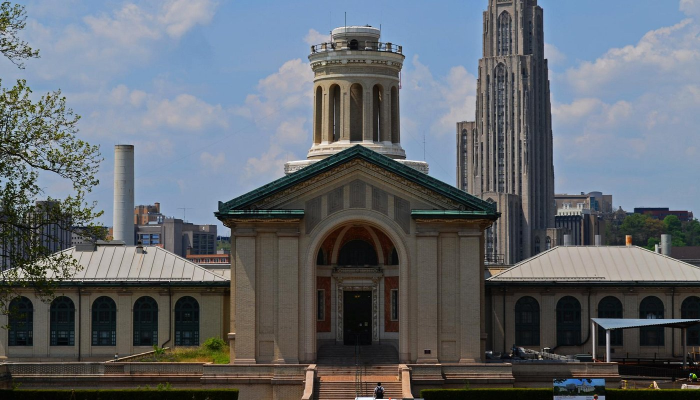
#> input picture Lecture 1/assets/cmu.jpg, 1400 x 800 px (shown at 1/2 size)
$ python image_processing.py
#> lines starting #> are read from the running program, lines starting #| are printed output that depends on the picture
from pathlib import Path

import cv2

BASE_DIR = Path(__file__).resolve().parent
img = cv2.imread(str(BASE_DIR / "assets" / "cmu.jpg"))
#> img is the input picture: shape (800, 1400, 3); mean B, G, R 109.4, 103.1, 97.5

resizing = cv2.resize(img, (640, 480))
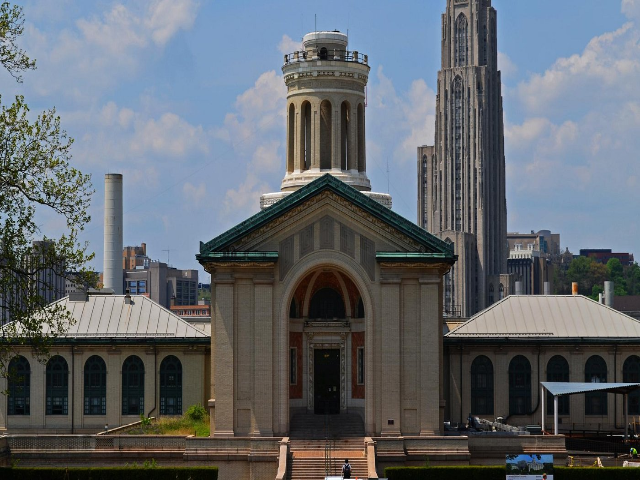
#> resizing: shape (480, 640, 3); mean B, G, R 109.4, 103.1, 97.5
grey = cv2.cvtColor(img, cv2.COLOR_BGR2GRAY)
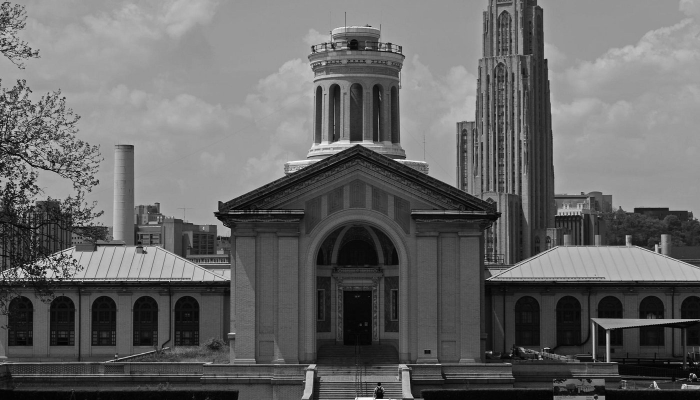
#> grey: shape (800, 1400) (shown at 1/2 size); min 0, max 255, mean 102.2
blurring = cv2.GaussianBlur(img, (5, 5), 0)
edges = cv2.Canny(img, 100, 200)
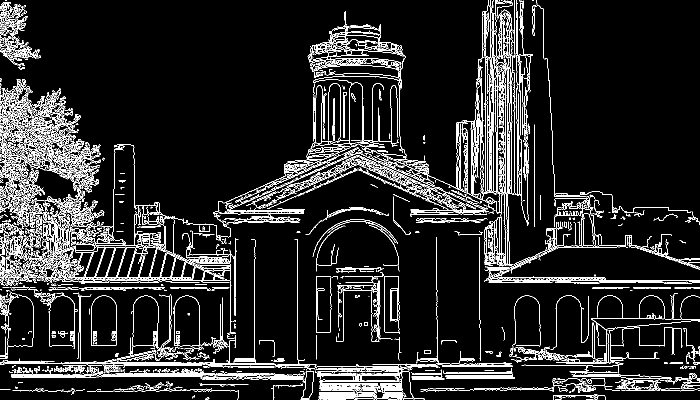
#> edges: shape (800, 1400) (shown at 1/2 size); 9.2% white in thin lines or dots

cv2.imshow("Resized image", resizing)
cv2.imshow("Grey image", grey)
cv2.imshow("Blurred image", blurring)
cv2.imshow("Edges image", edges)
cv2.waitKey(0)
cv2.destroyAllWindows()
